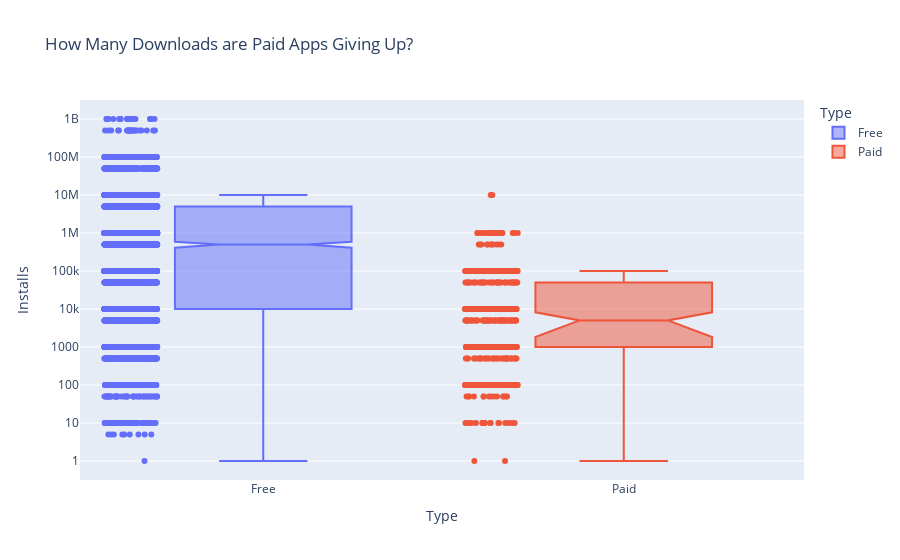

This figure's notebook cell:
### Markdown cell above
# Plotly Box Plots: Lost Downloads for Paid Apps

**Challenge**: Create a box plot that shows the number of Installs for free versus paid apps. How does the median number of installations compare? Is the difference large or small?

Use the [Box Plots Guide](https://plotly.com/python/box-plots/) and the [.box API reference](https://plotly.com/python-api-reference/generated/plotly.express.box.html) to create the following chart. 

<img src=https://imgur.com/uVsECT3.png>

### Code cell
box = px.box(df_apps_clean,
             y='Installs',
             x='Type',
             color='Type',
             notched=True,
             points='all',
             title='How Many Downloads are Paid Apps Giving Up?')

box.update_layout(yaxis=dict(type='log'))

box.show()

### Figure 1 — Plotly figure (JSON) as saved in the notebook; plotly's stock layout.template omitted (floating-point values rounded to 4 significant figures; data arrays with more than 128 entries replaced by an {"elided": "..."} marker saying what was removed)
{"data": [{"alignmentgroup": "True", "boxpoints": "all", "hovertemplate": "Type=%{x}<br>Installs=%{y}<extra></extra>", "legendgroup": "Free", "marker": {"color": "#636efa"}, "name": "Free", "notched": true, "offsetgroup": "Free", "orientation": "v", "showlegend": true, "type": "box", "x": {"elided": "7595 str values"}, "x0": " ", "xaxis": "x", "y": {"elided": "7595 int values"}, "y0": " ", "yaxis": "y"}, {"alignmentgroup": "True", "boxpoints": "all", "hovertemplate": "Type=%{x}<br>Installs=%{y}<extra></extra>", "legendgroup": "Paid", "marker": {"color": "#EF553B"}, "name": "Paid", "notched": true, "offsetgroup": "Paid", "orientation": "v", "showlegend": true, "type": "box", "x": {"elided": "589 str values"}, "x0": " ", "xaxis": "x", "y": {"elided": "589 int values"}, "y0": " ", "yaxis": "y"}], "layout": {"boxmode": "overlay", "legend": {"title": {"text": "Type"}, "tracegroupgap": 0}, "title": {"text": "How Many Downloads are Paid Apps Giving Up?"}, "xaxis": {"anchor": "y", "categoryarray": ["Free", "Paid"], "categoryorder": "array", "domain": [0, 1], "title": {"text": "Type"}}, "yaxis": {"anchor": "x", "domain": [0, 1], "title": {"text": "Installs"}, "type": "log"}}}
